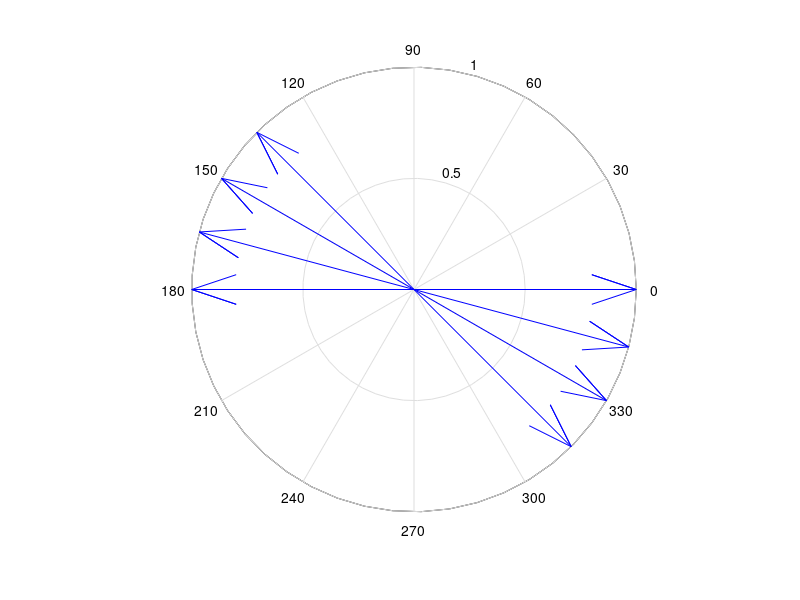

Write the MATLAB code that produced this figure.

close all
clear all
clc

%24Slot-22Pole-First Harmonic
M = cos(0*pi/180)
N = sin(0*pi/180)
figure(1)
compass(M)
hold on
M = cos(165*pi/180)
N = sin(165*pi/180)
figure(1)
compass(M, N)
hold on
M = cos(330*pi/180)
N = sin(330*pi/180)
figure(1)
compass(M, N)
hold on
M = cos(135*pi/180)
N = sin(135*pi/180)
figure(1)
compass(M, N)
hold on
M = cos(180*pi/180)
N = sin(180*pi/180)
figure(1)
compass(M, N)
hold on
M = cos(345*pi/180)
N = sin(345*pi/180)
figure(1)
compass(M, N)
hold on
M = cos(150*pi/180)
N = sin(150*pi/180)
figure(1)
compass(M, N)
hold on
M = cos(315*pi/180)
N = sin(315*pi/180)
figure(1)
compass(M, N)
